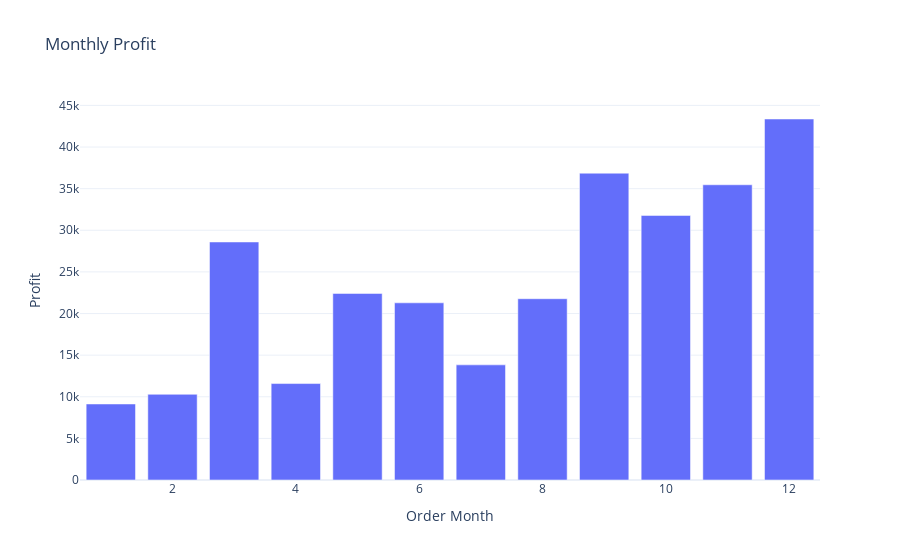

The cell this chart's notebook holds for it:
### Code cell
fig=px.bar(monthly_profit,
          x='Order Month',
          y='Profit',
          title='Monthly Profit',
          )
fig.show()

### Figure 1 — Plotly figure (JSON) as saved in the notebook; plotly's stock layout.template omitted (floating-point values rounded to 4 significant figures)
{"data": [{"alignmentgroup": "True", "hovertemplate": "Order Month=%{x}<br>Profit=%{y}<extra></extra>", "legendgroup": "", "marker": {"color": "#636efa", "pattern": {"shape": ""}}, "name": "", "offsetgroup": "", "orientation": "v", "showlegend": false, "textposition": "auto", "type": "bar", "x": [1, 2, 3, 4, 5, 6, 7, 8, 9, 10, 11, 12], "xaxis": "x", "y": [9134.0, 10290.0, 28590.0, 11590.0, 22410.0, 21290.0, 13830.0, 21780.0, 36860.0, 31780.0, 35470.0, 43370.0], "yaxis": "y"}], "layout": {"autosize": true, "barmode": "relative", "legend": {"tracegroupgap": 0}, "title": {"text": "Monthly Profit"}, "xaxis": {"anchor": "y", "autorange": true, "domain": [0, 1], "range": [0.5, 12.5], "title": {"text": "Order Month"}, "type": "linear"}, "yaxis": {"anchor": "x", "autorange": true, "domain": [0, 1], "range": [0, 45650.0], "title": {"text": "Profit"}, "type": "linear"}}}
